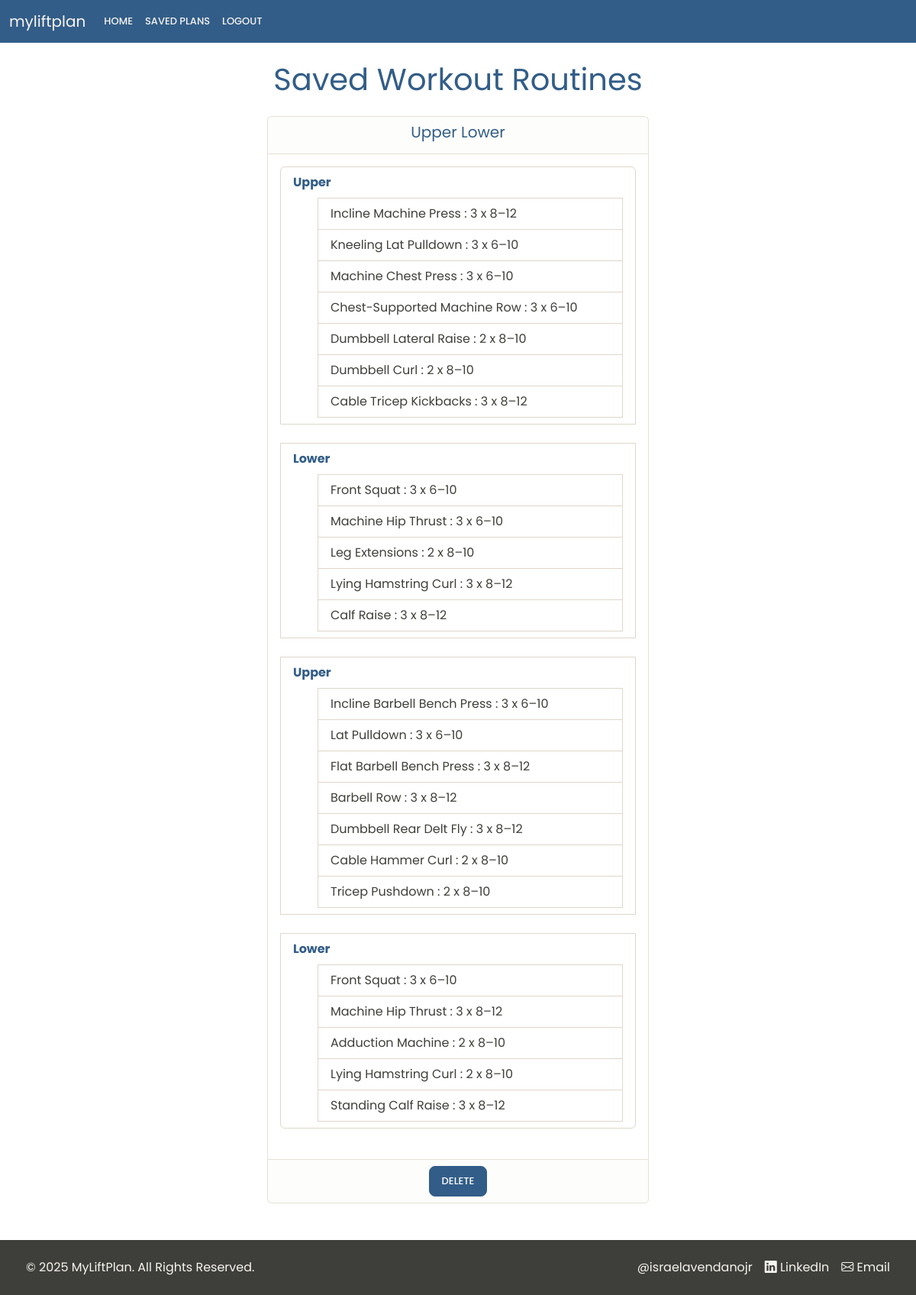
The app's page /saved_plans (signed in) with its own data.
### website/models.py (models this page shows, shortened)
class SavedPlan(db.Model):
    id = db.Column(db.Integer, primary_key=True)
    split_name = db.Column(db.String(100), nullable=False)
    plan = db.Column(db.Text, unique=True, nullable=False)
    user_id = db.Column(db.Integer, db.ForeignKey('user.id'), nullable=False)
    def get_plan_data(self):
            try:
                return json.loads(self.plan)  # Convert JSON string back to dict
            except json.JSONDecodeError as e:
                return {}

class Exercise(db.Model):
    id = db.Column(db.Integer, primary_key=True)
    name = db.Column(db.String(100), nullable=False)
    role_id = db.Column(db.Integer, db.ForeignKey('exercise_role.id'), nullable=False)
    role = db.relationship('ExerciseRole', backref='exercises')
    equipment = db.Column(db.String(100), nullable=False)
    type = db.Column(Enum(ExerciseType, name="exercise_type_enum"), nullable=False)

### website/views.py (the view)
@views.route('/saved_plans')
@login_required
def saved_plans():
    plans = SavedPlan.query.filter_by(user_id=current_user.id).all()
    exercises = Exercise.query.all()
    exercises_by_role = defaultdict(list)
    exercises_by_role_serializable = defaultdict(list)
    for exercise in exercises:
        role_name = exercise.role.name  # turn ExerciseRole into plain string
        exercises_by_role_serializable[role_name].append({
            'id': exercise.id,
            'name': exercise.name,
        })
    return render_template("saved_plans.html", user=current_user, plans=plans, exercises_by_role=exercises_by_role_serializable)

### website/__init__.py (called while the page is built)
def create_app():
    app = Flask(__name__)
    app.config['SECRET_KEY'] = 'hjdaksdhjkasdhjklasdhjka'
    app.config['SQLALCHEMY_DATABASE_URI'] = f'sqlite:///{DB_NAME}'
    db.init_app(app)
    from .views import views
    from .auth import auth
    app.register_blueprint(views, url_prefix='/')
    app.register_blueprint(auth, url_prefix='/')
    from .models import User, WorkoutPreferences, WorkoutSplit, WorkoutDay, ExerciseRole, Exercise, SavedPlan
    with app.app_context():
        db.create_all()
    login_manager = LoginManager()
    login_manager.login_view = 'auth.login'
    login_manager.init_app(app)
    @login_manager.user_loader
    def load_user(id):
        return User.query.get(int(id))
    return app

### website/templates/saved_plans.html (shortened to what this page needs)
{% extends "base.html" %}
{% block content %}
<div class="container mt-4">
    <h1 class="text-center mb-4 text-primary">Saved Workout Routines</h1>
    {% if plans %}
    <div id="workoutCarousel" class="carousel slide" data-bs-ride="false">
        <div class="carousel-inner">
            {% for plan in plans %}
            <div class="carousel-item {% if loop.first %}active{% endif %}">
                <div class="card mx-auto" style="max-width: 500px;">
                    <div class="card-header text-center">
                        <h5 class="card-title text-primary" data-bs-toggle="modal" data-bs-target="#renamePlanModal" data-plan-id="{{ plan.id }}" data-current-name="{{ plan.split_name }}">
                            {{ plan.split_name }}
                        </h5>
                    </div>
                    <div class="card-body">
                        <ul class="list-group">
                            {% for day in plan.get_plan_data().days %}
                            <li class="list-group-item border-top mb-4">
                                <strong class="mb-2 d-block text-primary">{{ day.name }}</strong>
                                <ul>
                                    {% for exercise in day.exercises %}
                                    <li class="list-group-item" data-bs-toggle="modal" data-bs-target="#exerciseModal"
                                        data-exercise-id="{{ exercise.id }}" data-exercise-name="{{ exercise.name }}"
                                        data-exercise-role="{{ exercise.role.name }}" data-sets="{{ exercise.sets }}"
                                        data-start-reps="{{ exercise.start_reps }}" data-end-reps="{{ exercise.end_reps }}" data-plan-id="{{ plan.id }}">
                                        {% if exercise.toFailure %}
                                            {{ exercise.name }} : {{ exercise.sets }} x AMRAP
                                        {% else %}
                                            {{ exercise.name }} : {{ exercise.sets }} x {{ exercise.start_reps }}–{{ exercise.end_reps }}
                                        {% endif %}
                                    </li>
                                    {% endfor %}
                                </ul>
                            </li>
                            {% endfor %}
                        </ul>
                    </div>
<div class="card-footer text-center">
    <form method="POST" action="{{ url_for('views.delete_plan', plan_id=plan.id) }}" style="display:inline;">
        <button type="submit" class="btn btn-lg btn-primary"
            onclick="return confirm('Are you sure you want to delete this plan?');">Delete</button>
    </form>
</div>
                </div>
            </div>
            {% endfor %}
        </div>
        {% if 1 < plans|length %}
        <button class="carousel-control-prev" type="button" data-bs-target="#workoutCarousel" data-bs-slide="prev">
            <span class="carousel-control-prev-icon" aria-hidden="true"></span>
        </button>
        <button class="carousel-control-next" type="button" data-bs-target="#workoutCarousel" data-bs-slide="next">
            <span class="carousel-control-next-icon" aria-hidden="true"></span>
        </button>
        {% endif %}
    </div>
    {% else %}
    <p class="text-center">No workout plans available. Please generate a plan first.</p>
    {% endif %}
</div>
{% endblock %}

### website/templates/base.html (shortened to what this page needs)
<!DOCTYPE html>
<html lang="en">
<head>
  <link href="https://cdn.jsdelivr.net/npm/bootstrap@5.3.0/dist/css/bootstrap.min.css" rel="stylesheet">
  <link href="https://cdn.jsdelivr.net/npm/bootstrap-icons/font/bootstrap-icons.css" rel="stylesheet">
  <link rel="stylesheet" href="{{ url_for('static', filename='bootstrap.min.css') }}">
  <link rel="stylesheet" href="{{ url_for('static', filename='styles.css') }}">
</head>
<body class="text-dark">
  <nav class="navbar navbar-expand-lg navbar-light bg-primary">
    <div class="container-fluid">
      <a class="navbar-brand text-light" href="/">myliftplan</a>
      <div class="collapse navbar-collapse" id="navbarNav">
        <ul class="navbar-nav">
          {% if user.is_authenticated %}
          <li class="nav-item">
            <a class="nav-link active text-light" href="/">Home</a>
          </li>
          <li class="nav-item">
            <a class="nav-link text-light" href="/saved_plans">Saved Plans</a>
          </li>
          <li class="nav-item">
            <a class="nav-link text-light" href="/logout">Logout</a>
          </li>
          {% endif %}
        </ul>
      </div>
    </div>
  </nav>
  <main class="container my-4">
    {% block content %}{% endblock %}
  </main>
  <footer class="bg-dark text-light text-center py-4 mt-5">
    <div class="container px-1">
      <div class="d-flex flex-column flex-md-row justify-content-between align-items-center">
        <p class="mb-3 mb-md-0 me-md-3">&copy; 2025 MyLiftPlan. All Rights Reserved.</p>
        <div class="d-flex flex-column flex-md-row">
          <a href="https://www.israelavendanojr.com/" target="_blank" class="text-light mb-2 mb-md-0 text-decoration-none ms-0 ms-md-3" aria-label="Personal Website">
            @israelavendanojr
          </a>
          <a href="https://www.linkedin.com/in/israelavendanojr/" target="_blank" class="text-light mb-2 mb-md-0 text-decoration-none ms-0 ms-md-3" aria-label="LinkedIn Profile">
            <i class="bi bi-linkedin"></i> LinkedIn
          </a>
          <a href="mailto:israelavendanojr@gmail.com" class="text-light mb-2 mb-md-0 text-decoration-none ms-0 ms-md-3" aria-label="Email">
            <i class="bi bi-envelope"></i> Email
          </a>
        </div>
      </div>
    </div>
  </footer>
</body>
</html>

### website/static/styles.css (style rules this page uses)
body { font-family: 'Poppins', sans-serif; }

### records on screen
SavedPlan: split_name "Upper Lower", name "Upper" "Lower" "Upper" "Lower"
Exercise: name "Incline Machine Press", sets "3", start_reps "8", end_reps "12"
Exercise: name "Kneeling Lat Pulldown", sets "3", start_reps "6", end_reps "10"
Exercise: name "Machine Chest Press", sets "3", start_reps "6", end_reps "10"
Exercise: name "Chest-Supported Machine Row", sets "3", start_reps "6", end_reps "10"
Exercise: name "Dumbbell Lateral Raise", sets "2", start_reps "8", end_reps "10"
Exercise: name "Dumbbell Curl", sets "2", start_reps "8", end_reps "10"
Exercise: name "Cable Tricep Kickbacks", sets "3", start_reps "8", end_reps "12"
Exercise: name "Front Squat", sets "3", start_reps "6", end_reps "10"
Exercise: name "Machine Hip Thrust", sets "3", start_reps "6", end_reps "10", start_reps "8", end_reps "12"
Exercise: name "Leg Extensions", sets "2", start_reps "8", end_reps "10"
Exercise: name "Lying Hamstring Curl", sets "3", start_reps "8", end_reps "12", sets "2", end_reps "10"
Exercise: name "Calf Raise", sets "3", start_reps "8", end_reps "12"
Exercise: name "Incline Barbell Bench Press", sets "3", start_reps "6", end_reps "10"
Exercise: name "Lat Pulldown", sets "3", start_reps "6", end_reps "10"
Exercise: name "Flat Barbell Bench Press", sets "3", start_reps "8", end_reps "12"
Exercise: name "Barbell Row", sets "3", start_reps "8", end_reps "12"
Exercise: name "Dumbbell Rear Delt Fly", sets "3", start_reps "8", end_reps "12"
Exercise: name "Cable Hammer Curl", sets "2", start_reps "8", end_reps "10"
Exercise: name "Tricep Pushdown", sets "2", start_reps "8", end_reps "10"
Exercise: name "Adduction Machine", sets "2", start_reps "8", end_reps "10"
Exercise: name "Standing Calf Raise", sets "3", start_reps "8", end_reps "12"
